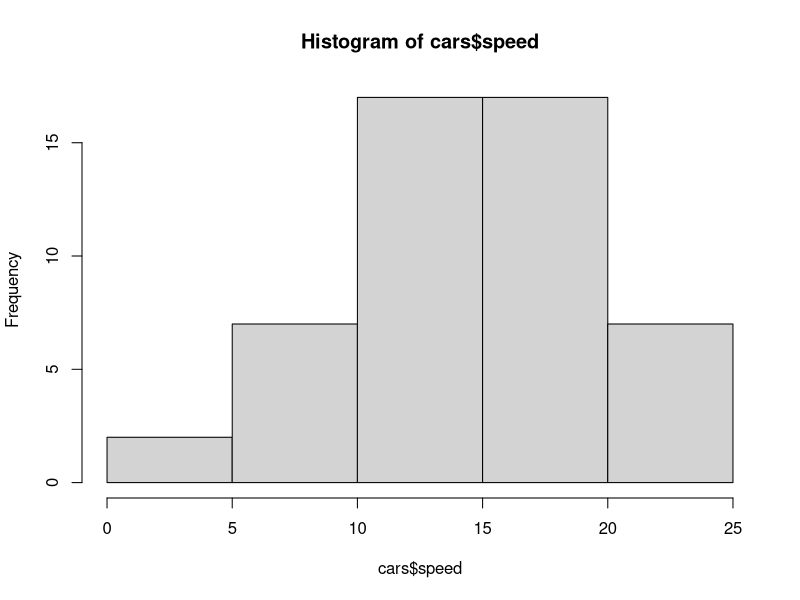
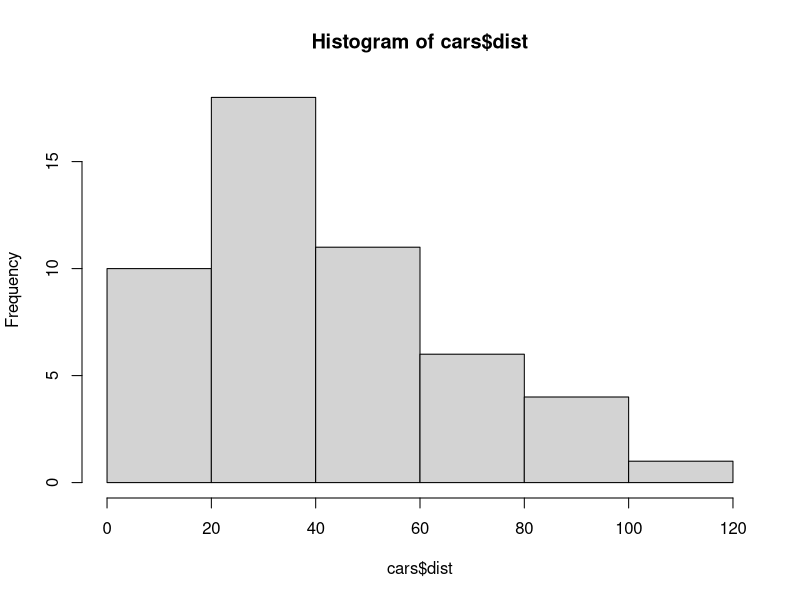
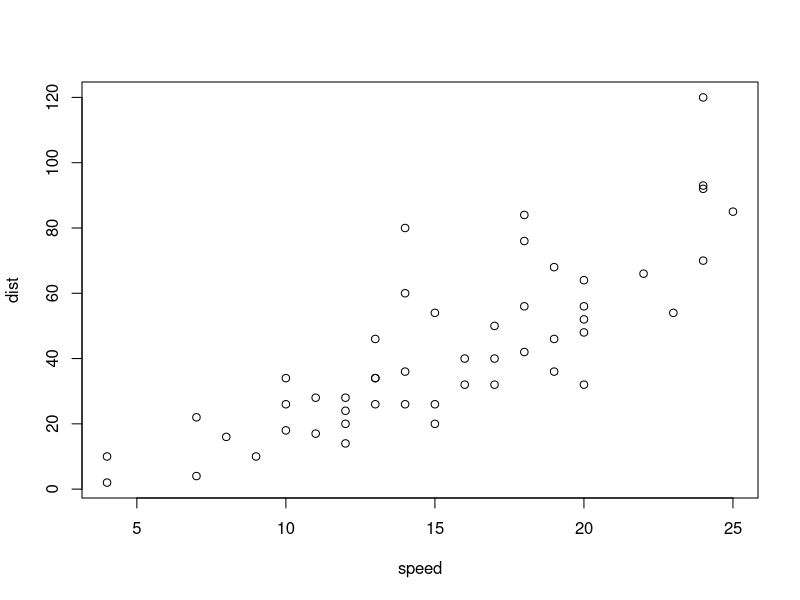
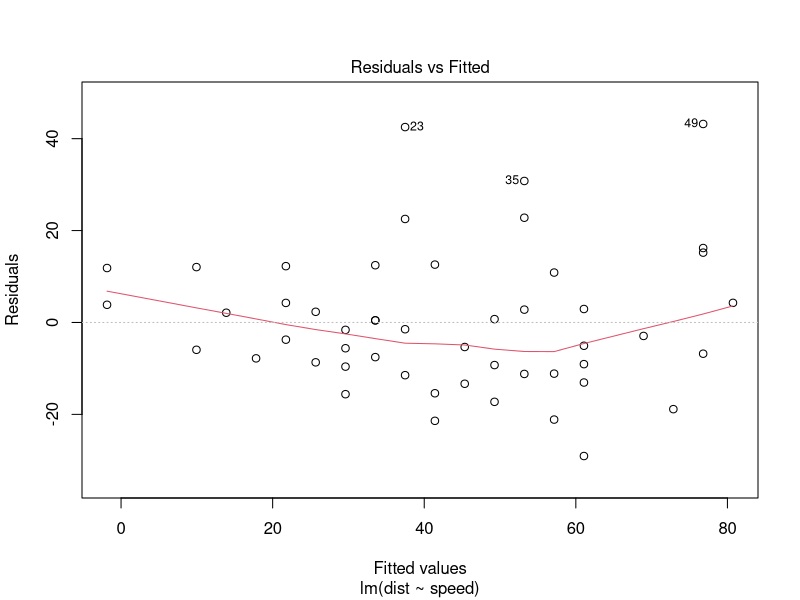

These charts were generated, in order, by the following R code:
## ---- chunk 1
knitr::opts_chunk$set(echo = TRUE)
## ---- chunk 2
names(cars)
## ---- chunk 3
names(cars)
## ---- chunk 4
nrow(cars)
## ---- chunk 5
summary(cars)
## ---- chunk 6
cor(cars)
## ---- chunk 7
hist(cars$speed)
## ---- chunk 8
hist(cars$dist)
## ---- chunk 9
plot(dist ~ speed, data = cars)
## ---- chunk 10
mod1 <- lm(dist ~ speed, cars)
## ---- chunk 11
summary(mod1)
## ---- chunk 12
confint(mod1)
## ---- chunk 13
plot(mod1, which = 1)
